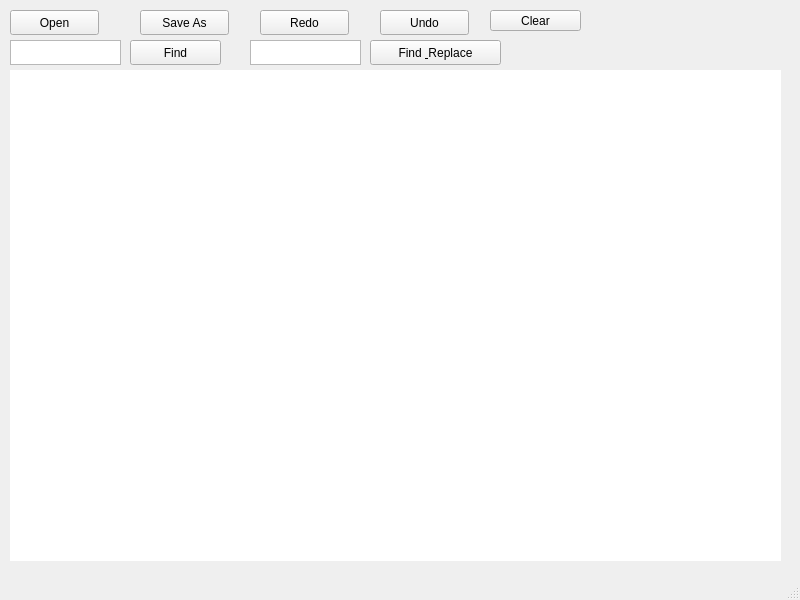
<?xml version="1.0" encoding="UTF-8"?>
<ui version="4.0">
 <class>MainWindow</class>
 <widget class="QMainWindow" name="MainWindow">
  <property name="geometry">
   <rect>
    <x>0</x>
    <y>0</y>
    <width>800</width>
    <height>600</height>
   </rect>
  </property>
  <property name="windowTitle">
   <string>Simple Text Editor</string>
  </property>
  <widget class="QWidget" name="centralwidget">
   <widget class="QPushButton" name="open_from_file">
    <property name="geometry">
     <rect>
      <x>10</x>
      <y>10</y>
      <width>89</width>
      <height>25</height>
     </rect>
    </property>
    <property name="focusPolicy">
     <enum>Qt::ClickFocus</enum>
    </property>
    <property name="text">
     <string>Open</string>
    </property>
   </widget>
   <widget class="QPushButton" name="save_to_file">
    <property name="geometry">
     <rect>
      <x>140</x>
      <y>10</y>
      <width>89</width>
      <height>25</height>
     </rect>
    </property>
    <property name="focusPolicy">
     <enum>Qt::ClickFocus</enum>
    </property>
    <property name="text">
     <string>Save As</string>
    </property>
   </widget>
   <widget class="QPushButton" name="redo_btn">
    <property name="geometry">
     <rect>
      <x>260</x>
      <y>10</y>
      <width>89</width>
      <height>25</height>
     </rect>
    </property>
    <property name="focusPolicy">
     <enum>Qt::ClickFocus</enum>
    </property>
    <property name="text">
     <string>Redo</string>
    </property>
   </widget>
   <widget class="QPushButton" name="undo_btn">
    <property name="geometry">
     <rect>
      <x>380</x>
      <y>10</y>
      <width>89</width>
      <height>25</height>
     </rect>
    </property>
    <property name="focusPolicy">
     <enum>Qt::ClickFocus</enum>
    </property>
    <property name="text">
     <string>Undo</string>
    </property>
   </widget>
   <widget class="QPlainTextEdit" name="find_word">
    <property name="geometry">
     <rect>
      <x>10</x>
      <y>40</y>
      <width>111</width>
      <height>25</height>
     </rect>
    </property>
    <property name="focusPolicy">
     <enum>Qt::ClickFocus</enum>
    </property>
   </widget>
   <widget class="QPlainTextEdit" name="replace_word">
    <property name="geometry">
     <rect>
      <x>250</x>
      <y>40</y>
      <width>111</width>
      <height>25</height>
     </rect>
    </property>
    <property name="focusPolicy">
     <enum>Qt::ClickFocus</enum>
    </property>
   </widget>
   <widget class="QPushButton" name="find_and_replace_btn">
    <property name="geometry">
     <rect>
      <x>370</x>
      <y>40</y>
      <width>131</width>
      <height>25</height>
     </rect>
    </property>
    <property name="focusPolicy">
     <enum>Qt::ClickFocus</enum>
    </property>
    <property name="text">
     <string>Find &amp; Replace</string>
    </property>
   </widget>
   <widget class="QLabel" name="text_content">
    <property name="geometry">
     <rect>
      <x>10</x>
      <y>70</y>
      <width>771</width>
      <height>491</height>
     </rect>
    </property>
    <property name="focusPolicy">
     <enum>Qt::ClickFocus</enum>
    </property>
    <property name="autoFillBackground">
     <bool>false</bool>
    </property>
    <property name="styleSheet">
     <string notr="true">background-color : rgb(255, 255, 255);</string>
    </property>
    <property name="text">
     <string/>
    </property>
    <property name="alignment">
     <set>Qt::AlignLeading|Qt::AlignLeft|Qt::AlignTop</set>
    </property>
    <property name="textInteractionFlags">
     <set>Qt::LinksAccessibleByMouse</set>
    </property>
   </widget>
   <widget class="QPushButton" name="find_btn">
    <property name="geometry">
     <rect>
      <x>130</x>
      <y>40</y>
      <width>91</width>
      <height>25</height>
     </rect>
    </property>
    <property name="focusPolicy">
     <enum>Qt::ClickFocus</enum>
    </property>
    <property name="text">
     <string>Find</string>
    </property>
   </widget>
   <widget class="QPushButton" name="clear">
    <property name="geometry">
     <rect>
      <x>490</x>
      <y>10</y>
      <width>91</width>
      <height>21</height>
     </rect>
    </property>
    <property name="text">
     <string>Clear</string>
    </property>
   </widget>
  </widget>
  <widget class="QMenuBar" name="menubar">
   <property name="geometry">
    <rect>
     <x>0</x>
     <y>0</y>
     <width>800</width>
     <height>17</height>
    </rect>
   </property>
  </widget>
  <widget class="QStatusBar" name="statusbar"/>
 </widget>
 <resources/>
 <connections/>
</ui>
